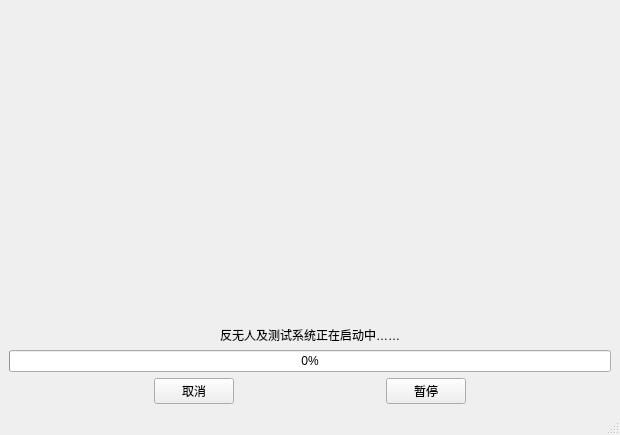
<?xml version="1.0" encoding="UTF-8"?>
<ui version="4.0">
 <class>LoadingScreen</class>
 <widget class="QMainWindow" name="LoadingScreen">
  <property name="geometry">
   <rect>
    <x>0</x>
    <y>0</y>
    <width>620</width>
    <height>435</height>
   </rect>
  </property>
  <property name="minimumSize">
   <size>
    <width>620</width>
    <height>0</height>
   </size>
  </property>
  <property name="windowTitle">
   <string>LoadingScreen</string>
  </property>
  <property name="unifiedTitleAndToolBarOnMac">
   <bool>false</bool>
  </property>
  <widget class="QWidget" name="centralwidget">
   <layout class="QHBoxLayout" name="horizontalLayout_2">
    <item>
     <layout class="QVBoxLayout" name="verticalLayout">
      <item>
       <layout class="QVBoxLayout" name="verticalLayout_2">
        <item>
         <widget class="QLabel" name="label">
          <property name="sizePolicy">
           <sizepolicy hsizetype="Preferred" vsizetype="Expanding">
            <horstretch>0</horstretch>
            <verstretch>0</verstretch>
           </sizepolicy>
          </property>
          <property name="styleSheet">
           <string notr="true">image: url(:/loader/resource/background.jpg);</string>
          </property>
          <property name="text">
           <string>&lt;html&gt;&lt;head/&gt;&lt;body&gt;&lt;p&gt;&lt;br/&gt;&lt;/p&gt;&lt;/body&gt;&lt;/html&gt;</string>
          </property>
          <property name="textFormat">
           <enum>Qt::AutoText</enum>
          </property>
          <property name="alignment">
           <set>Qt::AlignCenter</set>
          </property>
         </widget>
        </item>
       </layout>
      </item>
      <item alignment="Qt::AlignHCenter">
       <widget class="QLabel" name="label_2">
        <property name="text">
         <string>反无人及测试系统正在启动中……</string>
        </property>
       </widget>
      </item>
      <item>
       <widget class="QProgressBar" name="loadProgressBar">
        <property name="sizePolicy">
         <sizepolicy hsizetype="Expanding" vsizetype="Fixed">
          <horstretch>0</horstretch>
          <verstretch>0</verstretch>
         </sizepolicy>
        </property>
        <property name="value">
         <number>0</number>
        </property>
       </widget>
      </item>
      <item>
       <layout class="QHBoxLayout" name="horizontalLayout">
        <item>
         <spacer name="horizontalSpacer_2">
          <property name="orientation">
           <enum>Qt::Horizontal</enum>
          </property>
          <property name="sizeHint" stdset="0">
           <size>
            <width>40</width>
            <height>20</height>
           </size>
          </property>
         </spacer>
        </item>
        <item>
         <widget class="QPushButton" name="cancelButton">
          <property name="text">
           <string>取消</string>
          </property>
         </widget>
        </item>
        <item>
         <spacer name="horizontalSpacer">
          <property name="orientation">
           <enum>Qt::Horizontal</enum>
          </property>
          <property name="sizeHint" stdset="0">
           <size>
            <width>40</width>
            <height>20</height>
           </size>
          </property>
         </spacer>
        </item>
        <item>
         <widget class="QPushButton" name="pauseButton">
          <property name="sizePolicy">
           <sizepolicy hsizetype="Minimum" vsizetype="Fixed">
            <horstretch>0</horstretch>
            <verstretch>0</verstretch>
           </sizepolicy>
          </property>
          <property name="text">
           <string>暂停</string>
          </property>
         </widget>
        </item>
        <item>
         <spacer name="horizontalSpacer_3">
          <property name="orientation">
           <enum>Qt::Horizontal</enum>
          </property>
          <property name="sizeHint" stdset="0">
           <size>
            <width>40</width>
            <height>20</height>
           </size>
          </property>
         </spacer>
        </item>
       </layout>
      </item>
     </layout>
    </item>
   </layout>
  </widget>
  <widget class="QStatusBar" name="statusbar"/>
 </widget>
 <resources>
  <include location="resource.qrc"/>
 </resources>
 <connections/>
</ui>
